Frame 1 (no input): blank canvas, image omitted
Frame 60 (the mouse pressed at the canvas centre just before this capture): blank canvas, image omitted
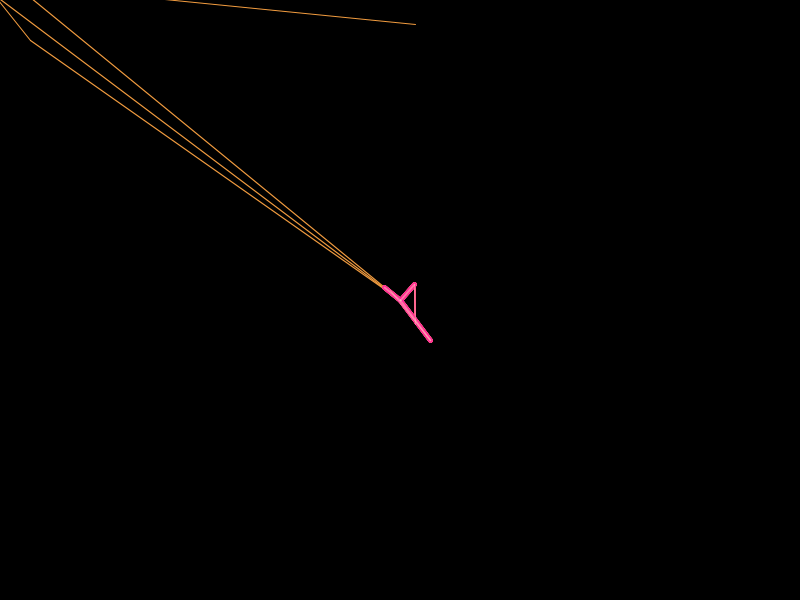
Frame 120 (the mouse held since frame 60 and released just before this capture)

The Processing sketch whose frames 1 and 60 were blank and that drew this single picture after the mouse press (run headless with seeded random() and noise(); from frame 60 on, the mouse is pressed at the canvas centre):

// Processing sketch: processing_17411
// ── processing_17411.pde

void setup() {
  size(800, 600);
  background(0);
  smooth();
  
}

float Mspeed;


void draw() {
  if (mousePressed == true) {
  stroke(mouseX, random(0,255), random(0,255), random(0,255));
  //stroke(#FFFFFF);
  strokeWeight(random(0,5));
  //line(random(0), mouseX, random(400), mouseY);
  //rect(mouseX, mouseY, mouseX, mouseY);
  noFill();
  float r = random(5,10);
  //curve(0, 0, mouseX, mouseY, mouseX+r, mouseY+r, 800, 600);
  line(mouseX, mouseY, pmouseX+30, pmouseY+40);
  line(mouseX, mouseY, pmouseX-16, pmouseY-13);
  line(pmouseX+14, pmouseY-16, mouseX, mouseY);
  strokeWeight(1);
  line(pmouseX+30, pmouseY+40, pmouseX-r, pmouseY-r);
  line(mouseX+15, pmouseY+24, pmouseX+14, pmouseY-16);
 
  
  }
}  
